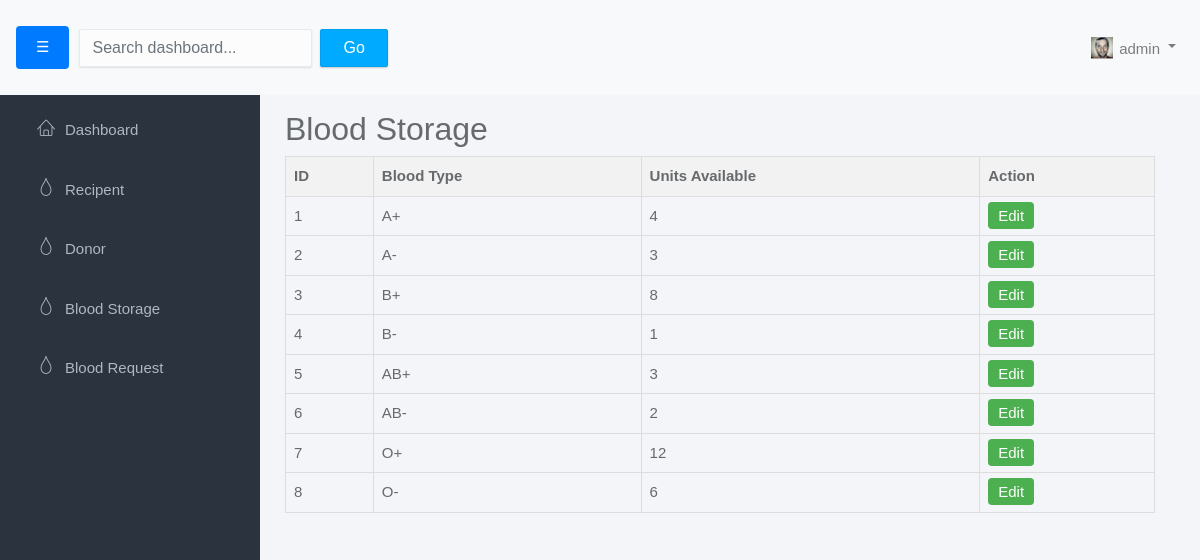
The app's page /Admin/blood_storage.php (signed in) with its own data.
### tables this page shows
CREATE TABLE `blood_storage` (
  `id` int(11) NOT NULL,
  `blood_type` varchar(10) DEFAULT NULL,
  `units_available` int(11) DEFAULT NULL
);

### Admin/blood_storage.php (the view, shortened to what this page needs)
<?php include('admin_header.php');
include('../connection.php'); ?>
<div class="main">
    <div class="container-fluid">
    <?php
    $sql = "SELECT * FROM blood_storage";
    $result = $conn->query($sql);
    ?>
    <h2>Blood Storage</h2>
    <table>
        <thead>
            <tr>
                <th>ID</th>
                <th>Blood Type</th>
                <th>Units Available</th>
                <th>Action</th>
            </tr>
        </thead>
        <tbody>
            <?php if ($result->num_rows > 0): ?>
                <?php while ($row = $result->fetch_assoc()): ?>
                    <tr>
                        <td><?php echo htmlspecialchars($row['id']); ?></td>
                        <td><?php echo htmlspecialchars($row['blood_type']); ?></td>
                        <td><?php echo htmlspecialchars($row['units_available']); ?></td>
                        <td>
                            <a href="edit_blood_storage.php?id=<?php echo $row['id']; ?>" class="edit-btn">Edit</a>
                        </td>
                    </tr>
                <?php endwhile; ?>
            <?php else: ?>
                <tr>
                    <td colspan="5">No data found</td>
                </tr>
            <?php endif; ?>
        </tbody>
    </table>
</div>
</div>
</body>
</html>

### Admin/admin_header.php (shortened to what this page needs)
<!DOCTYPE html>
<html lang="en">
<head>
	<link rel="stylesheet" href="..//css\bootstrap.min.css?v=<?php echo time(); ?>">
	<link rel="stylesheet" href="..//css/linearicons/style.css">
	<link rel="stylesheet" href="admin-style.css?v=<?php echo time(); ?>">
</head>
<body>
	<div id="wrapper">
		<nav class="navbar navbar-expand-lg navbar-light bg-light fixed-top">
			<button class="toggle-btn" onclick="toggleSidebar()">&#9776;</button>
			<div class="collapse navbar-collapse" id="navbarNav">
				<ul class="navbar-nav mr-auto">
					<li class="nav-item">
						<form class="form-inline">
							<input class="form-control mr-sm-2" type="search" placeholder="Search dashboard..."
								aria-label="Search">
							<button class="btn btn-primary my-2 my-sm-0" type="submit">Go</button>
						</form>
					</li>
				</ul>
				<ul class="navbar-nav ml-auto">
					<li class="nav-item dropdown">
						<a class="nav-link dropdown-toggle" href="#" id="navbarDropdown" role="button"
							data-toggle="dropdown" aria-haspopup="true" aria-expanded="false">
							<img src="../assets\images\img\user.png" class="img-circle" alt="Avatar">
							<span><?php echo $_SESSION['username']; ?></span>
						</a>
					</li>
				</ul>
			</div>
		</nav>
		<div id="sidebar-nav" class="sidebar">
			<div class="sidebar-scroll">
				<nav>
					<ul class="nav">
						<li class="nav-item"><a class="nav-link" href="admin_dashboard.php"><i
									class="lnr lnr-home"></i>Dashboard</a></li>
						<li class="nav-item"><a class="nav-link" href="admin_receipent.php"><i
									class="lnr lnr-drop"></i>Recipent</a></li>
						<li class="nav-item"><a class="nav-link" href="admin_donor.php"><i
									class="lnr lnr-drop"></i>Donor</a></li>
						<li class="nav-item"><a class="nav-link" href="blood_storage.php"><i
									class="lnr lnr-drop"></i>Blood Storage</a></li>
						<li class="nav-item"><a class="nav-link" href="blood_requests.php"><i
									class="lnr lnr-drop"></i>Blood Request</a></li>
					</ul>
				</nav>
			</div>
		</div>

### Admin/admin-style.css (style rules this page uses)
html { position: relative; min-height: 100%; }
body { background-color: #F3F5F8; font-family: "Source Sans Pro", sans-serif; font-size: 15px; color: #676a6d; margin: 0; padding: 0; }
.sidebar { transition: all 0.3s ease-in-out; width: 260px; height: 100%; position: fixed; background-color: #2B333E; position: fixed; left: 0; padding: 2px; overflow-y: auto; margin-top: 20px; }
.sidebar .nav>li>a { padding: 18px 30px; color: #AEB7C2; border-left: 5px solid transparent; }
.sidebar .nav i { margin-right: 10px; font-size: 18px; }
#wrapper { display: flex; flex-direction: row; }
.main { transition: all 0.3s ease-in-out; width: calc(100% - 260px); background-color: #F3F5F8; padding: 20px; overflow-y: auto; margin-left: 250px; transition: margin-left 0.3s ease; }
#wrapper #sidebar-nav, #wrapper .main { padding-top: 80px; }
.container-fluid { margin-top: 30px; }
.btn { -webkit-border-radius: 2px; -moz-border-radius: 2px; border-radius: 2px; -moz-box-shadow: 0px 1px 2px 0 rgba(0, 0, 0, 0.2); -webkit-box-shadow: 0px 1px 2px 0 rgba(0, 0, 0, 0.2); box-shadow: 0px 1px 2px 0 rgba(0, 0, 0, 0.2); padding: 6px 22px; }
.btn-primary { background-color: #00AAFF; border-color: #00a0f0; }
.toggle-btn { background-color: #007bff; color: white; border: none; padding: 10px 20px; cursor: pointer; border-radius: 4px; margin-right: 10px; }
.navbar-nav>li>a { padding: 28px 20px; }
.navbar-nav>li>a>span { position: relative; top: 2px; }
.navbar-nav>li>a img { width: 22px; margin-right: 2px; }
.form-control { -moz-box-shadow: 0px 1px 2px 0 rgba(0, 0, 0, 0.1); -webkit-box-shadow: 0px 1px 2px 0 rgba(0, 0, 0, 0.1); box-shadow: 0px 1px 2px 0 rgba(0, 0, 0, 0.1); -webkit-border-radius: 2px; -moz-border-radius: 2px; border-radius: 2px; border-color: #eaeaea; background-color: #fcfcfc; }
table { width: 100%; border-collapse: collapse; }
th, td { border: 1px solid #ddd; padding: 8px; text-align: left; }
th { background-color: #f2f2f2; }
.edit-btn { background-color: #4CAF50; color: white; padding: 5px 10px; text-decoration: none; border-radius: 4px; }

### records on screen
blood_storage: id "1", blood_type "A+", units_available "4"
blood_storage: id "2", blood_type "A-", units_available "3"
blood_storage: id "3", blood_type "B+", units_available "8"
blood_storage: id "4", blood_type "B-", units_available "1"
blood_storage: id "5", blood_type "AB+", units_available "3"
blood_storage: id "6", blood_type "AB-", units_available "2"
blood_storage: id "7", blood_type "O+", units_available "12"
blood_storage: id "8", blood_type "O-", units_available "6"

### other values on screen
$_SESSION['username'] "admin"
